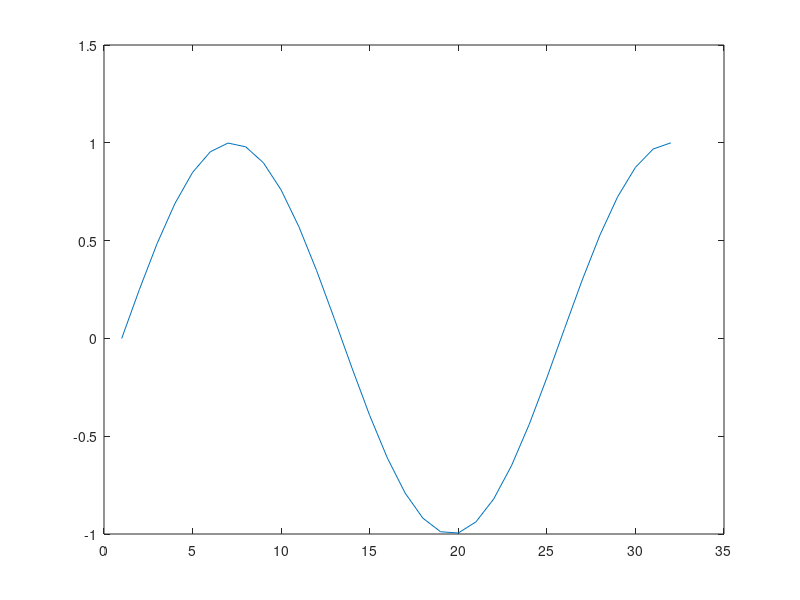
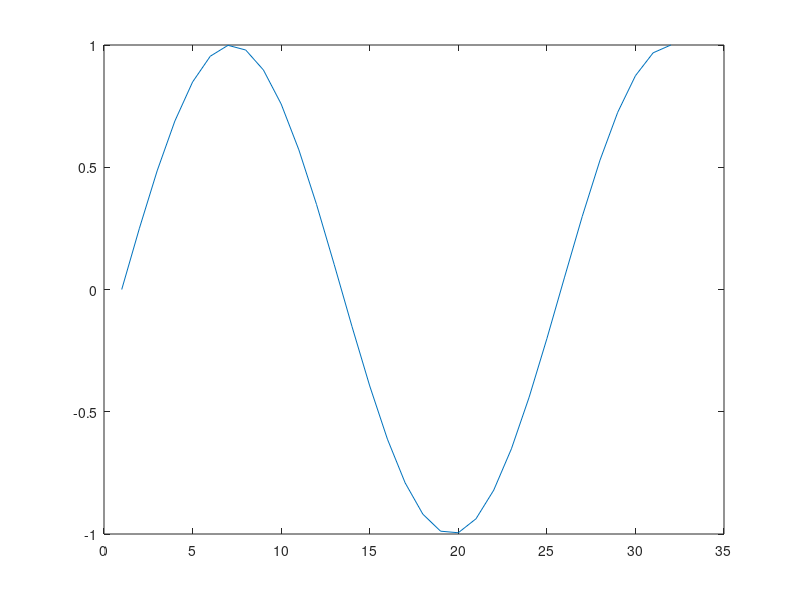

These figures' MATLAB source, in order:
N=32;
M=32;
intEnd = 5.*pi./2;
b = 6.*pi; %ensure b-periodicity
xj = linspace(0,intEnd,N);
yj = sin(xj);

%construct A
A = zeros(N,2.*M+1);
for i=1:N
    for j=1:2.*M+1
       if j>M+1
          A(i,j) = sin((j-M-1).*2.*pi.*xj(i)/b);
       elseif j==1
          A(i,j) = 0.5;
       else
          A(i,j) = cos((j-1).*2.*pi.*xj(i)/b);
       end
    end
end

[U,S,V] = svd(A);
s = diag(S);
tol = max(size(A)) * eps(norm(s,inf));
r1 = sum(s > tol)+1;
V(:,r1:end) = [];
U(:,r1:end) = [];
s(r1:end) = [];
s = 1./s(:);
s = diag(s);
c = (V*s)*U'*yj';

fp = A*c;
figure
plot(fp)
figure
plot(yj)